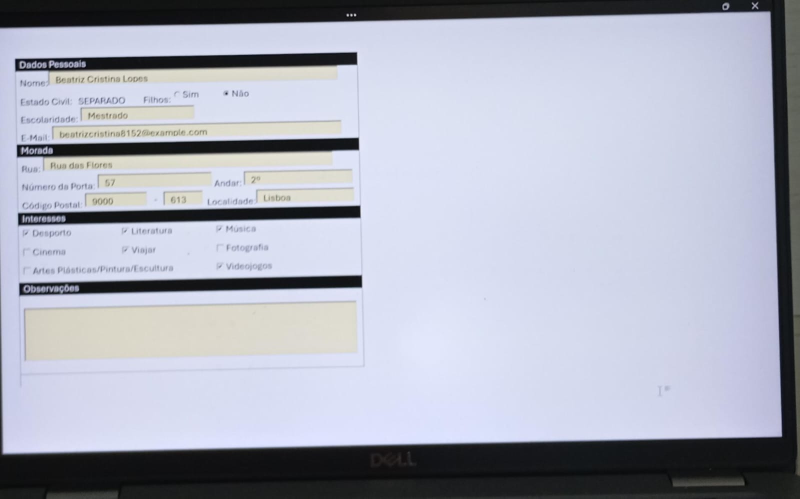
#> input picture Data/0aca1956-0245-4709-a5d3-8b9f25bcbb5f.jpeg, 1600 x 997 px, found by its file name (shown at 1/2 size)
$ jupyter execute --allow-errors Solution.ipynb   (shell and % lines are left out)
#> lines starting #> are read from the running program, lines starting #| are printed output that depends on the picture
#> in extract_text_from_image, image is the input picture: PIL image 1600x997 RGB; mean R, G, B 171.3, 174.6, 188.3
# **Challenge Overview – CRM Document Extraction**

Your mission is to design an end-to-end intelligence platform that extracts unstructured data, standardizes it, and creates a powerful graph database that integrates a crm platform to optimize companies interactions with clients. Going beyond simple data processing, you'll enhance this network by integrating real-time community event data to create a dynamic recommendation engine that can identify relevant upcoming events for specific community segments, or other relevant information that can reference or be of use to specific clients based on the information on the database.
<br>
<br>

### **Tech & Tools**

It is mandatory to develop the solution in **Google Colab** using **Python**.

Other than that, you are completely free to choose your own:

•	Libraries and packages: Use any tool you need (e.g., Pandas, Scikit-learn, LangChain, etc.)

•	Visualization tools: Python-based tools (Matplotlib, Seaborn), Power BI, Tableau, etc. (if you use external visualization tools, don't forget to include prints in the submission zip folder)

•	AI assistants: Feel free to consult ChatGPT, GitHub Copilot, Gemini, or any other.

<br>
<br>

### **Tech Configuration**

To visualize the relationships between laws, the dev team suggests you to use the Graph Database Neo4j. Follow the nexts steps to set up it:

**1** - Go to: https://neo4j.com/sandbox/

**2** - Click "Launch the free SandBox"

**3** - Make an account

**4** - Select "Blank Sandbox"

**5** - Open "Blank Sandbox Sandbox Credentials.txt" to get the credentials to your sandbox and input them in the 4th notebook cell

To extract real-time information about upcoming events in Portugal, you can use this api:

**1** - Go to https://serpapi.com/

**2** - In the upper right corner, click on "Register".
Fill in the necessary information to create the account

**3** - Verify the email and phone number used during registration

**4** - Select the "Free Plan" option to start for free

**5** - Go to the upper left corner, below "Your Account".
Click on "API Key" or go directly to https://serpapi.com/manage-api-key

**6** - Replace the API Key in the code as needed

<br>
<br>

### **Data**

**1** - If using Google Colab, we recommend you upload all the data to a folder on the same directory of this notebook, like on the picture bellow:

### **Tips**

•	We suggest using either Gemini or LLaMA as your LLM. Consider your solution’s priorities: Gemini is faster but has context limitations, while LLaMA can handle more context but may be slower. Feel free to use, adapt and complement the functions as needed, or redo them completely to your specifications.

•	You can visualize your graph in different tools. Neo4j offers different options to view and query data online, in the browser.

•	You can show the usefulness of your new tool by showing interesting queries and visualizations.

[cell 1]
#Install Tesseract and required libraries

[cell 2]
import pandas as pd
import networkx as nx
import matplotlib.pyplot as plt
from sklearn.metrics.pairwise import cosine_similarity
from sklearn.feature_extraction.text import CountVectorizer
from serpapi import GoogleSearch

import fitz
import re
import pytesseract
from PIL import Image, ImageEnhance, ImageFilter
import matplotlib.pyplot as plt
import requests

from google import genai
from google.genai import types

from neo4j import GraphDatabase
from yfiles_jupyter_graphs import GraphWidget

from langchain_google_genai import ChatGoogleGenerativeAI
from langchain.schema import HumanMessage
import os

try:
  import google.colab
  from google.colab import output
  output.enable_custom_widget_manager()
except:
  pass

[cell 3]
NEO4J_URI="*"
NEO4J_USERNAME="*"
NEO4J_PASSWORD="*"
NEO4J_DATABASE="*"

[cell 4]
# [16 lines left out: function config_llm_gemini, not called in this run]

[cell 5]
def enhance_image(image):
    image = image.convert("L")
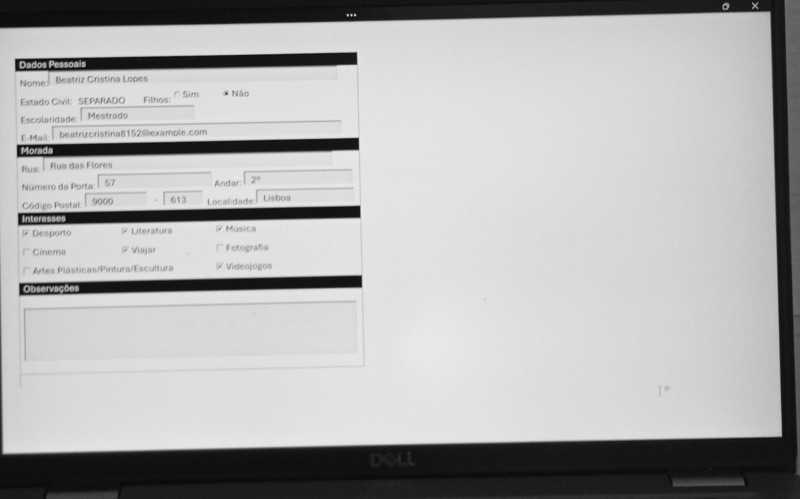
#> image: PIL image 1600x997 L (shown at 1/2 size); min 1, max 235, mean 175.2
    image = unsharp_mask(image)

    image = image.filter(ImageFilter.SHARPEN)
    contrast = ImageEnhance.Contrast(image)
    brightness = ImageEnhance.Brightness(image)
    image = contrast.enhance(1.2)
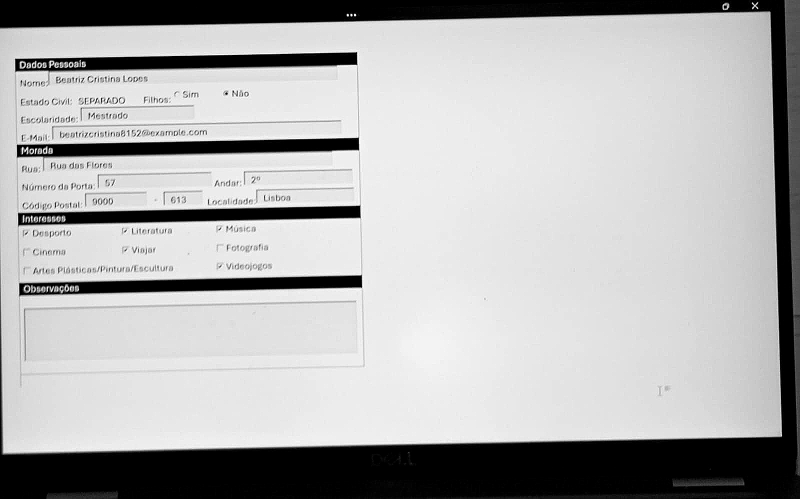
#> image: PIL image 1600x997 L (shown at 1/2 size); min 0, max 255, mean 177
    image = brightness.enhance(1)

    # Aplicar threshold para binarizar
    #image = image.point(lambda x: 0 if x < 140 else 255, '1')
    return image

[cell 6]
import cv2
import numpy as np

def unsharp_mask(image: Image.Image, amount=1.5, radius=1, threshold=0):
    img = np.array(image)
    blurred = cv2.GaussianBlur(img, (0, 0), radius)
    sharp = cv2.addWeighted(img, 1 + amount, blurred, -amount, 0)
    return Image.fromarray(np.clip(sharp, 0, 255).astype(np.uint8))

[cell 7]
def show_image(image):
    image.show()

[cell 8]
from doctr.io import DocumentFile
from doctr.models import ocr_predictor

[cell 9]
api_key = "*"
# Function to extract text from image
def extract_text_from_image(image_path):

  image = Image.open(image_path)
  image_enhance = enhance_image(image)
  extracted_text = pytesseract.image_to_string(image_enhance)
  improved_text = config_llm_gemini(api_key, temperature=1.0, ocr_text=extracted_text)

  return improved_text

#> (a cell that did not finish here is left out)

[cell 11]
folder_path = "Data"
def list_images_in_folder(folder_path, extension=".jpeg"):
    """Lista todas as imagens em uma pasta com a extensão especificada."""
    return [
        os.path.join(folder_path, f)
        for f in os.listdir(folder_path)
        if f.lower().endswith(extension)
        ]

[cell 12]
def process_images(folder_path):
#> called with folder_path = 'Data'
    image_paths = list_images_in_folder(folder_path)
    #print(image_paths)
    enhanced_images = []
    for path in image_paths:
        print(path)
        print(extract_text_from_image(path))
#> (the call stopped at in extract_text_from_image, `extracted_text = pytesseract.image_to_string(image_enhance)`: pytesseract is not available in this run)
        text = extract_text_from_image(path)
        enhanced_images.append(text)
    return enhanced_images

#> (a cell that did not finish here is left out)

[cell 14]
# [39 lines left out: function parse_citizen_data, not called in this run]

[cell 15]
# [39 lines left out: function insert_citizen_to_neo4j, not called in this run]

#> (a cell that did not finish here is left out)

#> (a cell that did not finish here is left out)

[cell 18]
SERPAPI_KEY = "1938ab703588b6ecccbefe2790c8b7ee6f46084c4be91ca9386dd77a492dde14"

[cell 19]
# [18 lines left out: function search_events, not called in this run]

[cell 20]
all_recommended = {}

#> (the rest of this cell did not finish here and is left out)

[cell 21]
for citizen, recs in all_recommended.items():
    print(f"Recommended events for {citizen}:")
    for rec in recs:
        print(f"- {rec['title']} on {rec['date']} at {rec['location']}")
    print("\n")

[cell 22]
# [16 lines left out: function recommend_events_for_citizen, not called in this run]

[cell 23]
all_recommended = {}

#> (the rest of this cell did not finish here and is left out)

[cell 24]
for citizen, recs in all_recommended.items():
    G.add_node(citizen, type='citizen')
    for event in recs:
        event_node = event['title']
        G.add_node(event_node, type='event')
        G.add_edge(citizen, event_node)

# Coloring by type
color_map = []
#> (the rest of this cell did not finish here and is left out)

[cell 25]
df = []

for citizen, recs in all_recommended.items():
    for event in recs:
        df.append({
            "Citizen": citizen,
            "Event": event["title"],
            "Date": event["date"],
            "Location": event["location"]
        })

df = pd.DataFrame(df)

display(df)  # This will show it in Google Colab.

$ run again, with Data/21ef3a85-3391-46ed-a7b8-b1e0780337bd.jpeg copied over Data/0aca1956-0245-4709-a5d3-8b9f25bcbb5f.jpeg
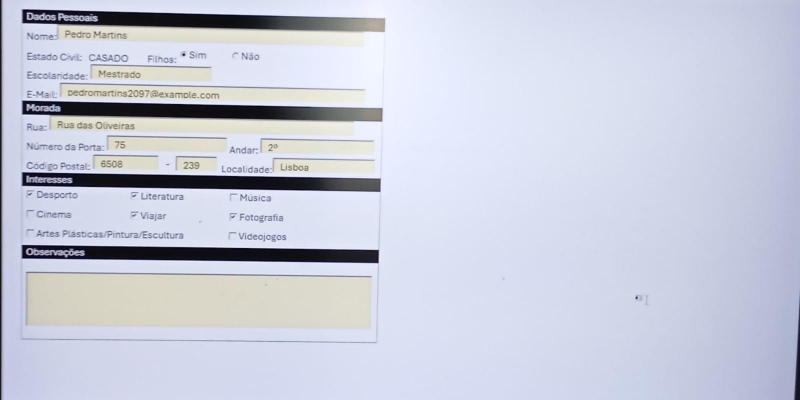
#> input picture Data/21ef3a85-3391-46ed-a7b8-b1e0780337bd.jpeg, 1600 x 800 px, found by its file name (shown at 1/2 size)
#> in extract_text_from_image, image is the input picture: PIL image 1600x800 RGB; mean R, G, B 201.4, 205, 219.9
#> in enhance_image, `image = image.convert("L")`:
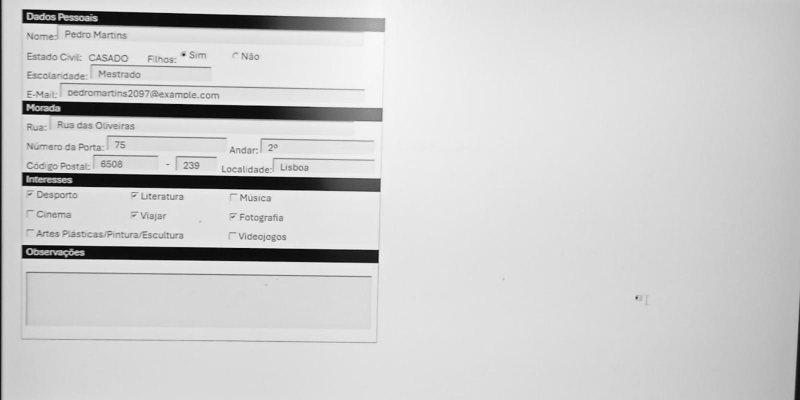
#> image: PIL image 1600x800 L (shown at 1/2 size); min 1, max 249, mean 205.8
#> in enhance_image, `image = contrast.enhance(1.2)`:
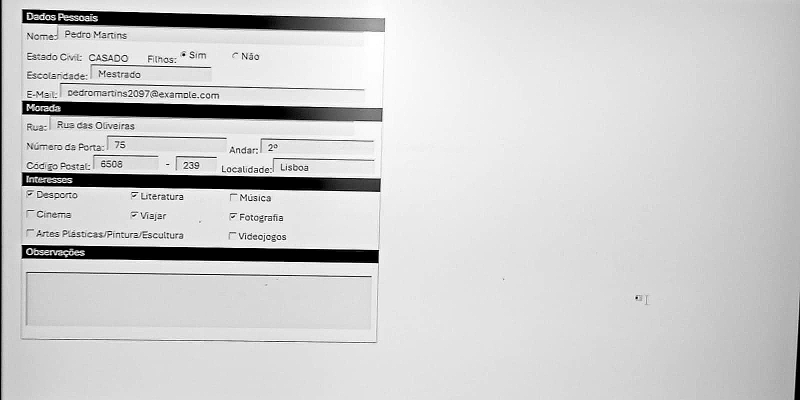
#> image: PIL image 1600x800 L (shown at 1/2 size); min 0, max 255, mean 206.4

$ run again, with Data/284d9750-15a1-43d7-9d2b-67e1fc786585.jpeg copied over Data/0aca1956-0245-4709-a5d3-8b9f25bcbb5f.jpeg
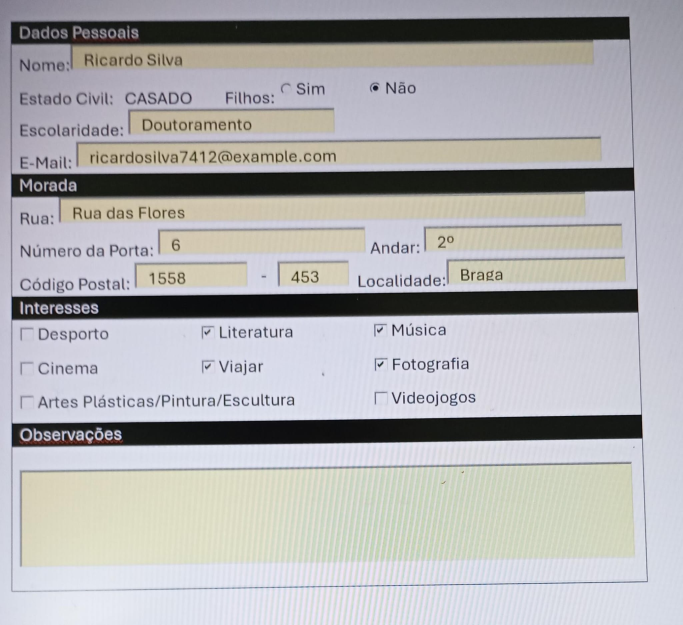
#> input picture Data/284d9750-15a1-43d7-9d2b-67e1fc786585.jpeg, 2048 x 1875 px, found by its file name (shown at 1/3 size)
#> in extract_text_from_image, image is the input picture: PIL image 2048x1875 RGB; mean R, G, B 175.3, 174.8, 176.3
#> in enhance_image, `image = image.convert("L")`:
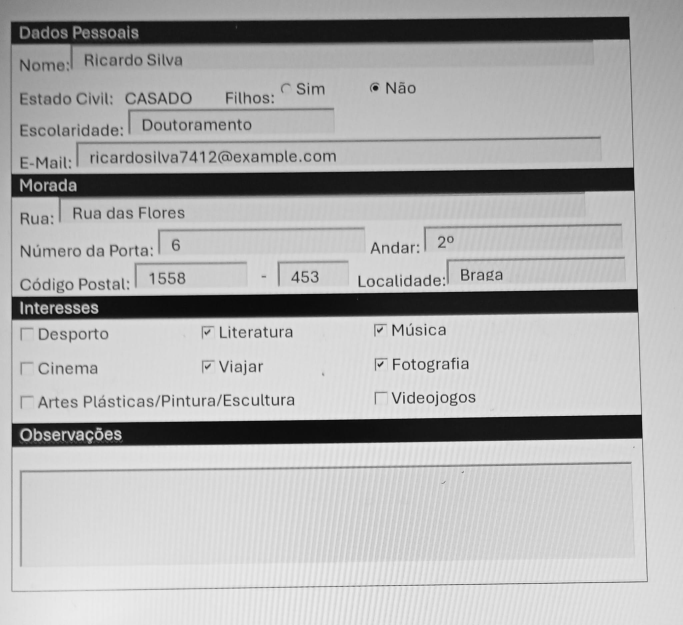
#> image: PIL image 2048x1875 L (shown at 1/3 size); min 0, max 243, mean 175.1
#> in enhance_image, `image = contrast.enhance(1.2)`:
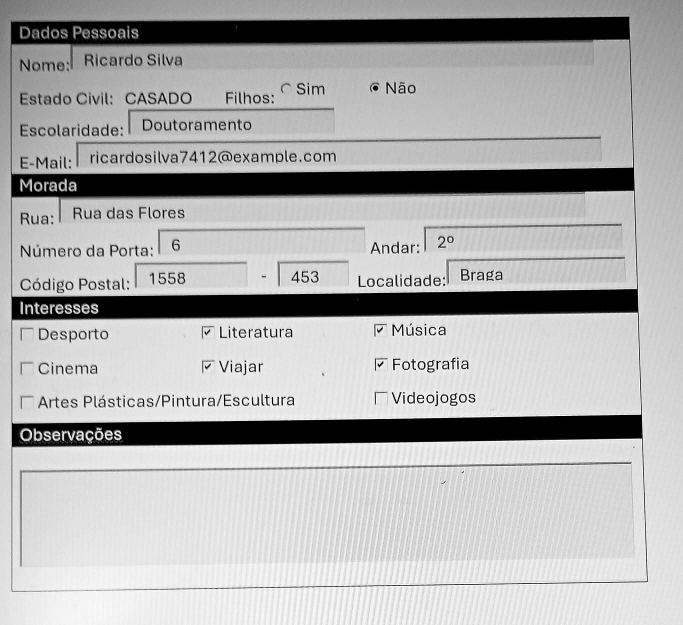
#> image: PIL image 2048x1875 L (shown at 1/3 size); min 0, max 255, mean 176
